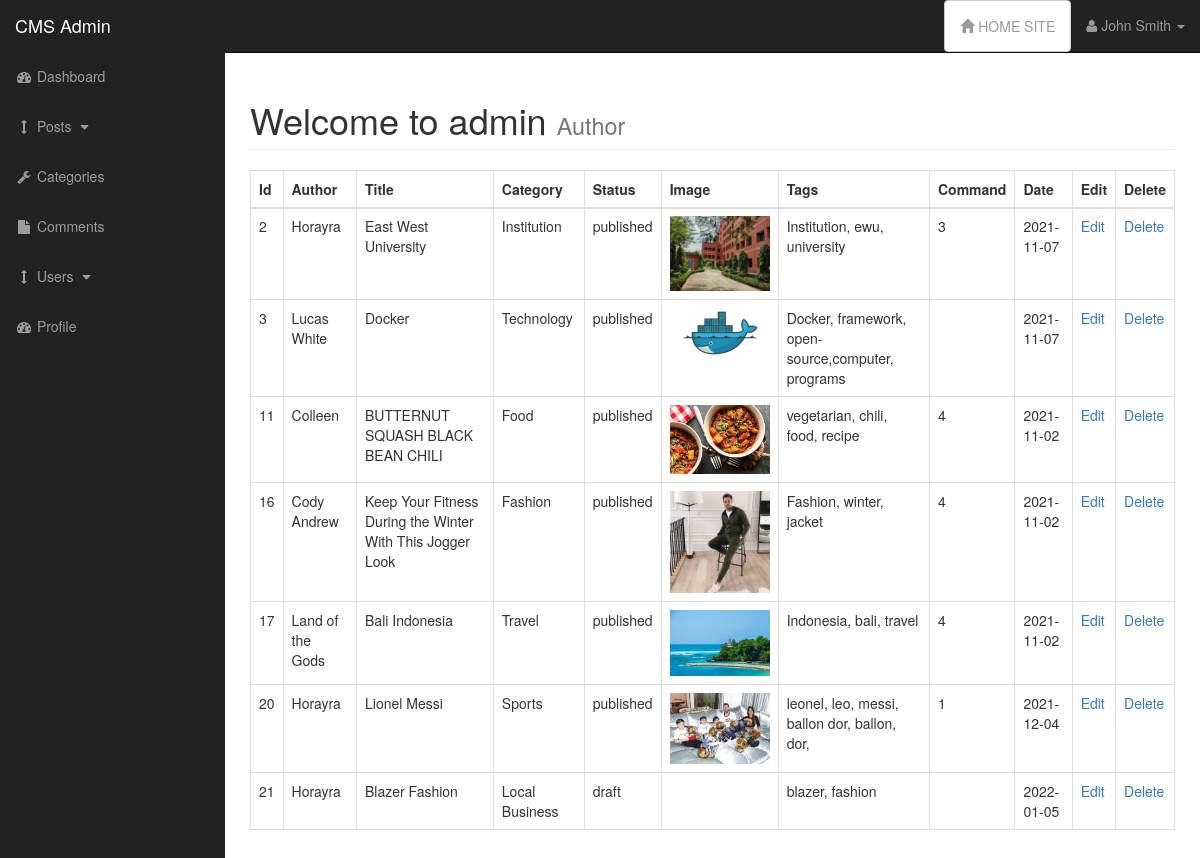
Screenshot of /admin/posts.php (signed in) with the database file from the repository.
### tables this page shows
CREATE TABLE `posts` (
  `post_id` int(3) NOT NULL,
  `post_category_id` int(3) NOT NULL,
  `post_title` varchar(255) NOT NULL,
  `post_author` varchar(255) NOT NULL,
  `post_date` date NOT NULL,
  `post_image` text NOT NULL,
  `post_content` text NOT NULL,
  `post_tags` varchar(255) NOT NULL,
  `post_comment_count` varchar(255) NOT NULL,
  `post_status` varchar(255) NOT NULL DEFAULT 'draft'
);

CREATE TABLE `categories` (
  `cat_id` int(3) NOT NULL,
  `cat_title` varchar(255) NOT NULL
);

### admin/includes/view_all_posts.php (the view, shortened to what this page needs)
<table class="table table-bordered table-hover">
    <thead>
        <tr>
            <th>Id</th>
            <th>Author</th>
            <th>Title</th>
            <th>Category</th>
            <th>Status</th>
            <th>Image</th>
            <th>Tags</th>
            <th>Command</th>
            <th>Date</th>
            <th>Edit</th>
            <th>Delete</th>
        </tr>
    </thead>
 <tbody>
        <tr>
         <?php
        $query = "SELECT * FROM posts";
        $select_posts = mysqli_query($connection, $query);
        while($row = mysqli_fetch_assoc($select_posts))
        {
            $post_id = $row['post_id'];
            $post_author = $row['post_author'];
            $post_title = $row['post_title'];
            $post_category_id = $row['post_category_id'];
            $post_date = $row['post_date'];
            $post_status = $row['post_status'];
            $post_image = $row['post_image'];
            $post_tags = $row['post_tags'];
            $post_comment_count = $row['post_comment_count'];
            echo "<tr>";
            echo" <td>$post_id</td>";
            echo"<td>$post_author</td>";
            echo"<td>$post_title</td>";
            $query = "SELECT * FROM categories WHERE cat_id = {$post_category_id} ";
            $select_categories_id = mysqli_query($connection, $query);
            while($row = mysqli_fetch_assoc($select_categories_id))
            {
                $cat_title = $row['cat_title'];
                echo"<td>{$cat_title}</td>";
            }
            echo"<td>$post_status</td>";
            echo"<td><img width='100' src='../images/$post_image' alt=''image></td>";
            echo"<td>$post_tags</td>";
            echo"<td>$post_comment_count</td>";
            echo"<td>$post_date</td>";
            echo "<td><a href='posts.php?source=edit_post&p_id={$post_id}'>Edit</a></td>";
            echo "<td><a href='posts.php?delete={$post_id}'>Delete</a></td>";
            echo "</tr>";
        } ?>
    </tbody>
</table>

### admin/css/sb-admin.css (style rules this page uses)
body { margin-top: 100px; background-color: #222; }
@media (min-width:768px) { body { margin-top: 50px; } }

### rows the page displays
posts: post_id "2", post_author "Horayra", post_title "East West University", post_status "published", post_image (picture), post_tags "Institution, ewu, university", post_comment_count "3", post_date "2021-11-07"
categories: cat_title "Institution"
posts: post_id "3", post_author "Lucas White", post_title "Docker", post_status "published", post_image (picture), post_tags "Docker, framework, open-source,computer, programs", post_date "2021-11-07"
categories: cat_title "Technology"
posts: post_id "11", post_author "Colleen", post_title "BUTTERNUT SQUASH BLACK BEAN CHILI", post_status "published", post_image (picture), post_tags "vegetarian, chili, food, recipe", post_comment_count "4", post_date "2021-11-02"
categories: cat_title "Food"
posts: post_id "16", post_author "Cody Andrew", post_title "Keep Your Fitness During the Winter With This Jogger Look", post_status "published", post_image (picture), post_tags "Fashion, winter, jacket", post_comment_count "4", post_date "2021-11-02"
categories: cat_title "Fashion"
posts: post_id "17", post_author "Land of the Gods", post_title "Bali Indonesia", post_status "published", post_image (picture), post_tags "Indonesia, bali, travel", post_comment_count "4", post_date "2021-11-02"
categories: cat_title "Travel"
posts: post_id "20", post_author "Horayra", post_title "Lionel Messi", post_status "published", post_image (picture), post_tags "leonel, leo, messi, ballon dor, ballon, dor,", post_comment_count "1", post_date "2021-12-04"
categories: cat_title "Sports"
posts: post_id "21", post_author "Horayra", post_title "Blazer Fashion", post_status "draft", post_tags "blazer, fashion", post_date "2022-01-05"
categories: cat_title "Local Business"
